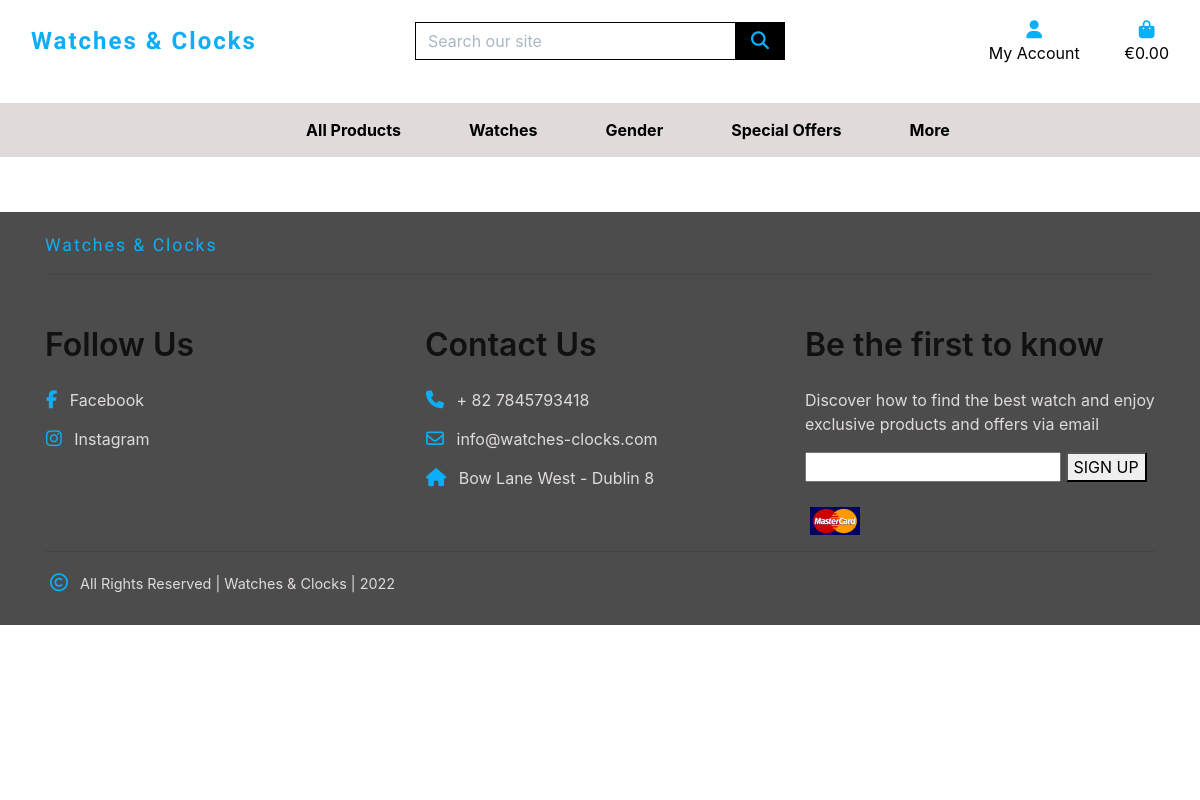
The page /reviews/ on the database as committed earlier.
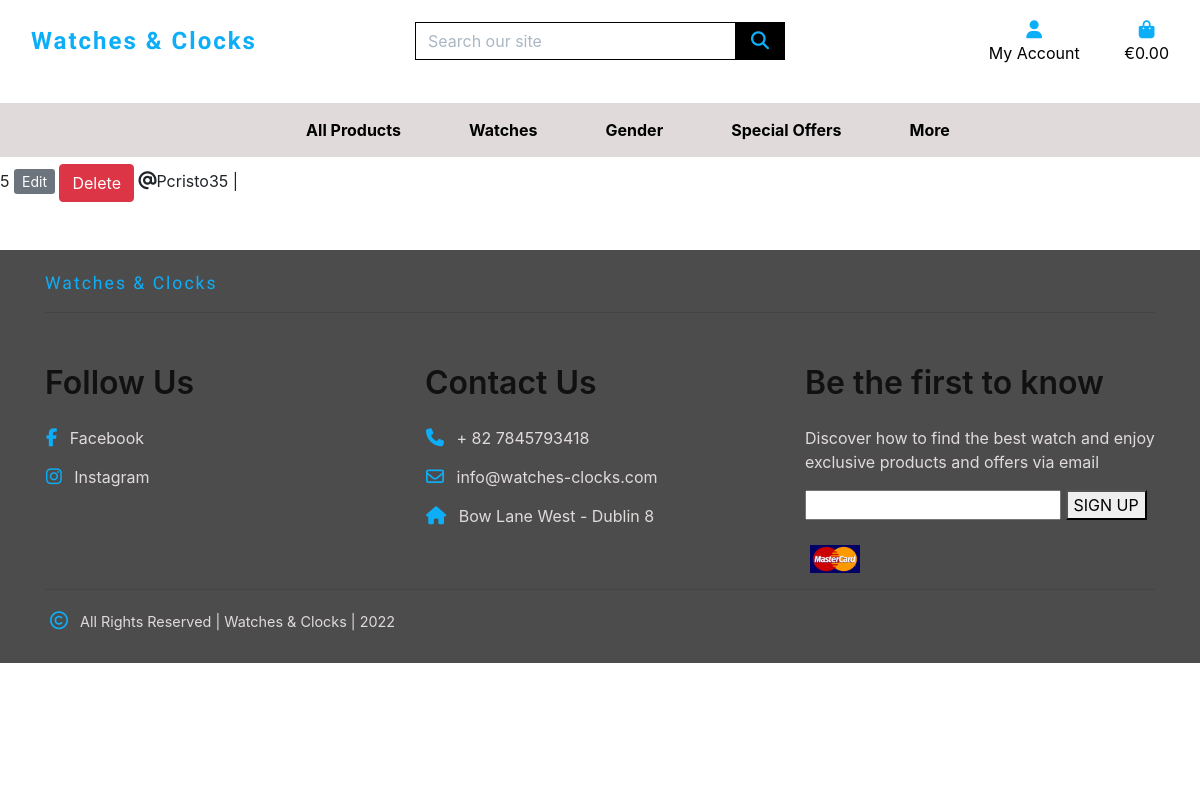
The same page on the database as committed later.
### reviews/models.py (models this page shows, shortened)
class Reviews(models.Model):
    class Meta:
        verbose_name_plural = 'Reviews'
    review_name = models.CharField(max_length=20)
    name = models.CharField(max_length=20)
    image = models.ImageField(null=True, blank=True)
    timestamp = models.DateTimeField(auto_now_add=True)
    product_review = models.TextField(max_length=200)
    website_review = models.TextField(max_length=50)
    rating = models.DecimalField(
        max_digits=6, decimal_places=2, null=True, blank=True)
    approved = models.BooleanField(default=False)

### reviews/views.py (the view)
# urls.py: path('reviews/', include('reviews.urls'), name='reviews.urls'),
def reviews(request):
    reviews_list = Reviews.objects.all().filter(
        approved=True).order_by("-timestamp")
    return render(request, 'reviews/reviews.html', {'reviews_list': reviews_list})

### bag/contexts.py (called while the page is built, shortened)
def bag_contents(request):
    bag_items = []
    total = 0
    product_count = 0
    bag = request.session.get('bag', {})
    if total < settings.FREE_DELIVERY_THRESHOLD:
        delivery = total * Decimal(settings.STANDARD_DELIVERY_PERCENTAGE / 100)
        free_delivery_delta = settings.FREE_DELIVERY_THRESHOLD - total
    else:
        delivery = 0
        free_delivery_delta = 0
    grand_total = delivery + total
    context = {
        'bag_items': bag_items,
        'total': total,
        'product_count': product_count,
        'delivery': delivery,
        'free_delivery_delta': free_delivery_delta,
        'free_delivery_threshold': settings.FREE_DELIVERY_THRESHOLD,
        'grand_total': grand_total,
    }
    return context

### products/context_processors.py (called while the page is built)
def products_selected(request):
    products_selected = Product.objects.filter(featured=True)
    context = {
        'products_selected': products_selected,
    }
    return context

def products_promotion(request):
    products_promotion = Product.objects.filter(promotion=True)
    context = {
        'products_promotion': products_promotion,
    }
    return context

### reviews/templates/reviews/reviews.html (shortened to what this page needs)
{% extends "base.html" %}
{% load static %}
{% block page_header %}
    <div class="container header-container">
    </div>
{% endblock %}
{% block content %}
    <div class="overlay"></div>
        <div class="row">
            <div class="col-12 col-md-6">
                {% for reviews in reviews_list %}
                {{reviews.id}}
                <a href="edit_review/{{reviews.id}}" class="btn-edit btn-sm btn-secondary mb-3"
                aria-label="Go to the Edit Comments Page">Edit</a>
                <a href="delete_review/{{reviews.id}}" class="btn btn-danger"
                aria-label="Delete Comment">Delete</a>
<span><i class="fa-solid fa-at"></i>{{ reviews.name  | slice:":10" }} | </span>
                {% endfor %}
    </div>
{% endblock %}

Rows that differ between the two databases and show on the page:
added Reviews: id "5", name "Pcristo35"
